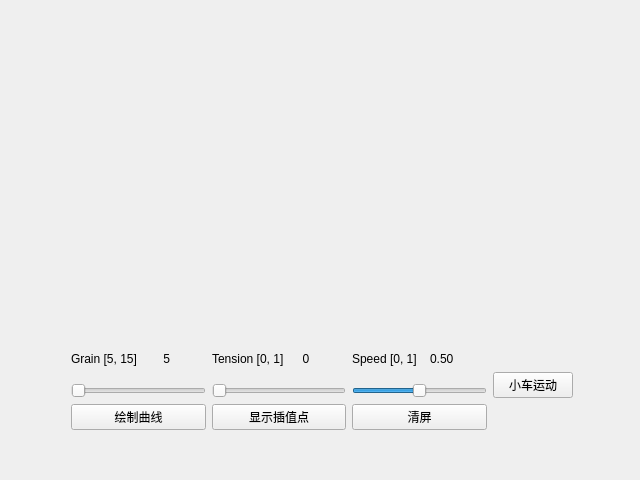
<?xml version="1.0" encoding="UTF-8"?>
<ui version="4.0">
 <class>Widget</class>
 <widget class="QWidget" name="Widget">
  <property name="enabled">
   <bool>true</bool>
  </property>
  <property name="geometry">
   <rect>
    <x>0</x>
    <y>0</y>
    <width>640</width>
    <height>480</height>
   </rect>
  </property>
  <property name="minimumSize">
   <size>
    <width>640</width>
    <height>480</height>
   </size>
  </property>
  <property name="maximumSize">
   <size>
    <width>640</width>
    <height>480</height>
   </size>
  </property>
  <property name="windowTitle">
   <string>Lab1_Cardinal</string>
  </property>
  <property name="styleSheet">
   <string notr="true"/>
  </property>
  <widget class="QWidget" name="layoutWidget">
   <property name="geometry">
    <rect>
     <x>60</x>
     <y>330</y>
     <width>524</width>
     <height>111</height>
    </rect>
   </property>
   <layout class="QHBoxLayout" name="horizontalLayout_6">
    <item>
     <layout class="QHBoxLayout" name="horizontalLayout_5">
      <item>
       <layout class="QVBoxLayout" name="verticalLayout">
        <item>
         <layout class="QVBoxLayout" name="verticalLayout_2">
          <item>
           <layout class="QHBoxLayout" name="horizontalLayout">
            <item>
             <widget class="QLabel" name="grainLabel">
              <property name="minimumSize">
               <size>
                <width>83</width>
                <height>0</height>
               </size>
              </property>
              <property name="text">
               <string>Grain [5, 15]  </string>
              </property>
             </widget>
            </item>
            <item>
             <widget class="QLabel" name="grainValue">
              <property name="text">
               <string> 5</string>
              </property>
             </widget>
            </item>
           </layout>
          </item>
          <item>
           <widget class="QSlider" name="grainSlider">
            <property name="cursor">
             <cursorShape>OpenHandCursor</cursorShape>
            </property>
            <property name="minimum">
             <number>5</number>
            </property>
            <property name="maximum">
             <number>15</number>
            </property>
            <property name="value">
             <number>5</number>
            </property>
            <property name="orientation">
             <enum>Qt::Horizontal</enum>
            </property>
           </widget>
          </item>
         </layout>
        </item>
        <item>
         <widget class="QPushButton" name="drawButton">
          <property name="cursor">
           <cursorShape>PointingHandCursor</cursorShape>
          </property>
          <property name="text">
           <string>绘制曲线</string>
          </property>
         </widget>
        </item>
       </layout>
      </item>
      <item>
       <layout class="QVBoxLayout" name="verticalLayout_3">
        <item>
         <layout class="QVBoxLayout" name="verticalLayout_4">
          <item>
           <layout class="QHBoxLayout" name="horizontalLayout_2">
            <item>
             <widget class="QLabel" name="tensionLabel">
              <property name="text">
               <string>Tension [0, 1]  </string>
              </property>
             </widget>
            </item>
            <item>
             <widget class="QLabel" name="tensionValue">
              <property name="text">
               <string>  0</string>
              </property>
             </widget>
            </item>
           </layout>
          </item>
          <item>
           <widget class="QSlider" name="tensionSlider">
            <property name="cursor">
             <cursorShape>OpenHandCursor</cursorShape>
            </property>
            <property name="maximum">
             <number>1000</number>
            </property>
            <property name="orientation">
             <enum>Qt::Horizontal</enum>
            </property>
           </widget>
          </item>
         </layout>
        </item>
        <item>
         <widget class="QPushButton" name="showButton">
          <property name="cursor">
           <cursorShape>PointingHandCursor</cursorShape>
          </property>
          <property name="text">
           <string>显示插值点</string>
          </property>
         </widget>
        </item>
       </layout>
      </item>
      <item>
       <layout class="QVBoxLayout" name="verticalLayout_7">
        <item>
         <layout class="QVBoxLayout" name="verticalLayout_6">
          <item>
           <layout class="QHBoxLayout" name="horizontalLayout_4">
            <item>
             <widget class="QLabel" name="speedLabel">
              <property name="text">
               <string>Speed [0, 1]  </string>
              </property>
             </widget>
            </item>
            <item>
             <widget class="QLabel" name="speedValue">
              <property name="text">
               <string>0.50</string>
              </property>
             </widget>
            </item>
           </layout>
          </item>
          <item>
           <widget class="QSlider" name="speedSlider">
            <property name="cursor">
             <cursorShape>OpenHandCursor</cursorShape>
            </property>
            <property name="minimum">
             <number>5000</number>
            </property>
            <property name="maximum">
             <number>9900</number>
            </property>
            <property name="value">
             <number>7450</number>
            </property>
            <property name="orientation">
             <enum>Qt::Horizontal</enum>
            </property>
           </widget>
          </item>
         </layout>
        </item>
        <item>
         <widget class="QPushButton" name="clearButton">
          <property name="cursor">
           <cursorShape>PointingHandCursor</cursorShape>
          </property>
          <property name="text">
           <string>清屏</string>
          </property>
         </widget>
        </item>
       </layout>
      </item>
     </layout>
    </item>
    <item>
     <widget class="QPushButton" name="moveButton">
      <property name="cursor">
       <cursorShape>PointingHandCursor</cursorShape>
      </property>
      <property name="text">
       <string>小车运动</string>
      </property>
     </widget>
    </item>
   </layout>
  </widget>
 </widget>
 <layoutdefault spacing="6" margin="11"/>
 <resources/>
 <connections/>
</ui>
